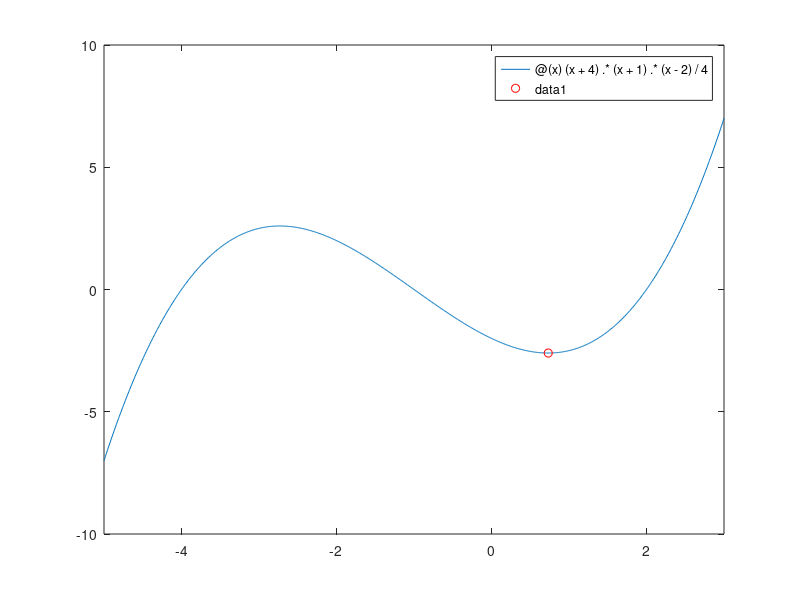

MATLAB code to generate this figure:
% code của thiên clear;clc;fx = @(x) (x+4).*(x+1).*(x-2)/4;fplot(fx,[-5 3]);hold on;function [minx minf] = cuc_tieu(f, a, b, e)  while 1+1==2    x1 = a + (b-a)./2 - e/2;    x2 = a + (b-a)/2 + e/2;    f1 = f(x1);    f2 = f(x2);    if f1<f2      b = x2;    elseif f1>f2      a = x1;    elseif f1==f2      a = x1;      b = x2;    endif;        if abs(a-b)<2.*e      minf = f(x1);      minx = x1;      break;    endif;  endwhile;  
endfunction;[minx minf] = cuc_tieu(fx,-5,3,0.000001);plot(minx,minf,'ro');minxminf
